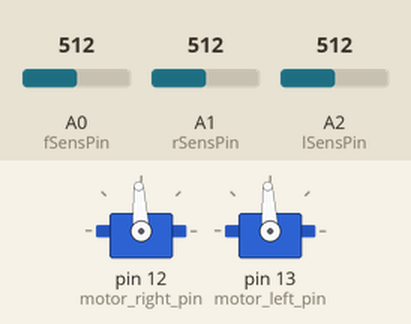
This sketch was run on a simulated Arduino Uno, built with avr-gcc and run on an emulated ATmega328P. On the bench: 2 × servo. The test bench sets the inputs (shaded band); at power-on: A1 (rSensPin) = 512, A2 (lSensPin) = 512, A0 (fSensPin) = 512.

Above: at 0.1 s.
At 6.2 s:
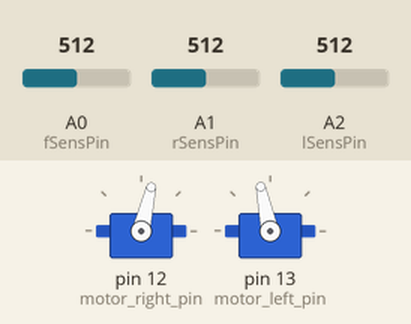
6.3 s: A1 (rSensPin) set to 191
9.3 s: A1 (rSensPin) set to 159
10.8 s: A2 (lSensPin) set to 122
At 11.5 s:
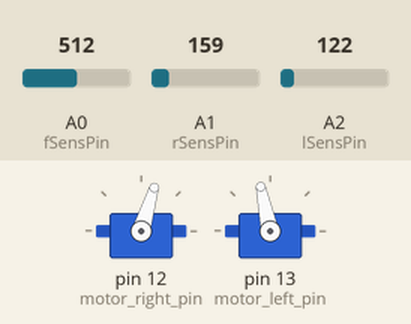
Timing chart, 0 to 13.8 s (numbered marks = the images above; inputs shaded):
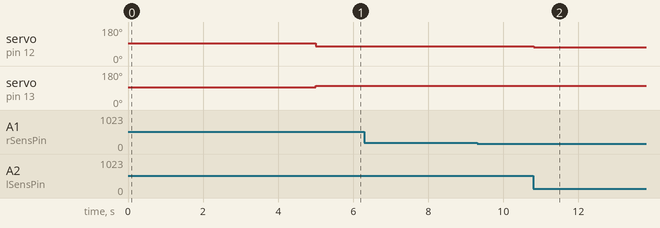

The sketch:

TestStraightnessCorrection.ino
```cpp
#include <Servo.h>
const int motor_right_pin = 12;
Servo motor_right;
const int motor_left_pin = 13;
Servo motor_left;
const int fSensPin = A0;  // Analog input pin that the potentiometer is attached to
const int rSensPin = A1;
const int lSensPin = A2;
const int ltop = 94;
const int rtop = -200;
const int mstop = 1500;
boolean lefting = false;
boolean righting = false;
boolean straighting = true;

float fDist = 0; // front distance (cm)
float rDist = 0; // left distance (cm)
float lDist = 0; // right distance (cm)

void setup() {
  analogReference(2); // 2 = INTERNAL1V1 (i.e., 1.1V aref)
  motor_right.attach(motor_right_pin);
  motor_left.attach(motor_left_pin);
  motor_right.writeMicroseconds(1500);
  motor_left.writeMicroseconds(1500);
  delay(5000);

  // start stright at top speed
  motor_right.writeMicroseconds(mstop + rtop);
  motor_left.writeMicroseconds(mstop + ltop);
}

void loop() {
  // read the analog in value:
  lDist = 10.174*exp(-0.006*analogRead(lSensPin));
  fDist = 10.174*exp(-0.006*analogRead(fSensPin));
  rDist = 10.174*exp(-0.006*analogRead(rSensPin));

  // sensors should read about 4.87 cm when centered
  if (!righting && lDist < 3.5){
  // too close to left wall, shift right
  // assuming we're going at top speed, then
  // we must slow down the right wheel to shift
  // right
    motor_left.writeMicroseconds(mstop + ltop);
    motor_right.writeMicroseconds(mstop + rtop*0.8);
    righting = true;
    lefting = false;
    straighting = false;
  }
  else if (!lefting && rDist < 3.5){
  // too close to right wall, shift left
  // assuming we're going at top speed, then
  // we must slow down the left wheel to shift
  // left
    motor_right.writeMicroseconds(mstop + rtop);
    motor_left.writeMicroseconds(mstop + ltop*0.8);
    righting = false;
    lefting = true;
    straighting = false;
  }
  else if (!straighting && rDist > 3.5 && lDist > 3.5){
  // centered, keep going.
  motor_left.writeMicroseconds(mstop + ltop);
  motor_right.writeMicroseconds(mstop + rtop);
  righting = false;
  lefting = false;
  straighting = true;
  }

  delay(10);
}
```

Measured:
- after the input at 9.3 s, every drawn part: stays the same
- after the input at 10.8 s, servo on pin 12 (motor_right_pin): 77° → 73° at once
